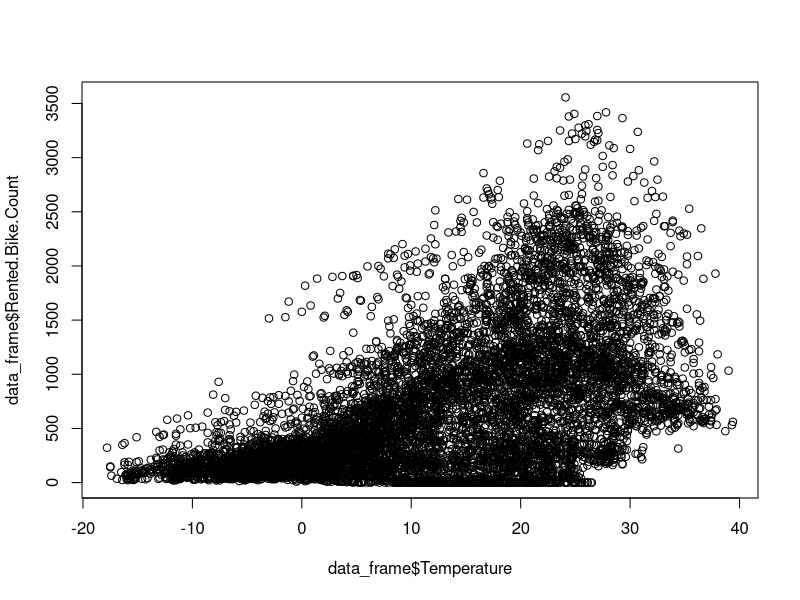
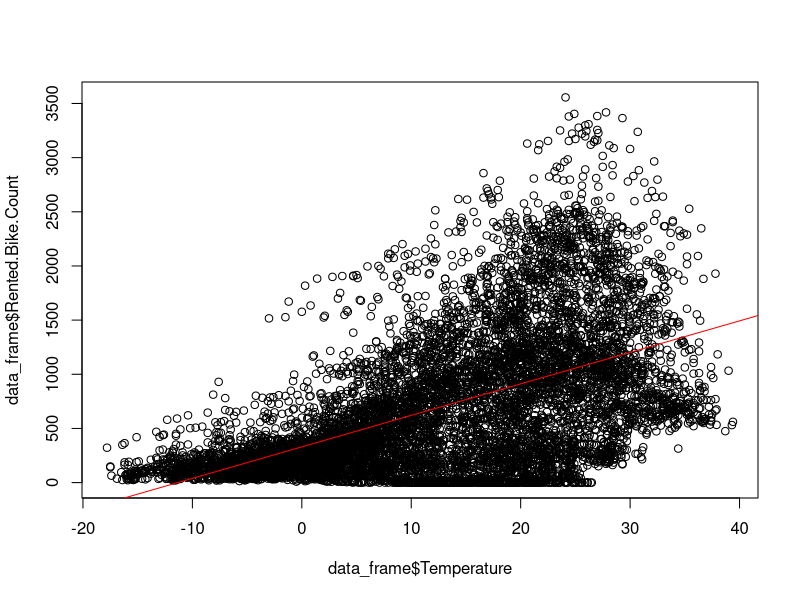

Here is the R script that generated these plots, in order:
## ---- chunk 1
knitr::opts_chunk$set(echo = TRUE)
## ---- chunk 2
data_frame = read.csv('SeoulBikeData.csv')
# Call data
summary(data_frame)
# data특성 요약 - mean, max, min 등

## ---- chunk 3
head(data_frame)
## ---- chunk 4
plot(x=data_frame$Temperature, y= data_frame$Rented.Bike.Count)
## ---- chunk 5
# y = ax + b (y= bike rent cnt, x = temp -> find best a,b)라는 문제를 푸는 것

linear_regression_model = glm(formula = Rented.Bike.Count ~ Temperature, data = data_frame)

#glm(): find result (a & b)
# save result(a & b) to 'linear_regression_model' 
# Y ~ X : used parameters 

summary(linear_regression_model)

# intercept == b (329.9525)
# Temparature == a (29.0811)
## ---- chunk 6

temp = 23
a = 29.0811
b = 329.9525
y = a*temp + b
y
# Bike rent coutn when temperature is 23 celcius
## ---- chunk 7
predict(linear_regression_model, newdata=data.frame(Temperature=c(23)))
## ---- chunk 8
plot(x=data_frame$Temperature ,y=data_frame$Rented.Bike.Count)
abline(a=b,b=a, col='red')
# show line
## ---- chunk 9
temperature_list = c(-10,0,10,20,30,40)
pred_list = predict(linear_regression_model, newdata=data.frame(Temperature=temperature_list))
data.frame(Temperature=temperature_list, Pred_bike_count=pred_list)
